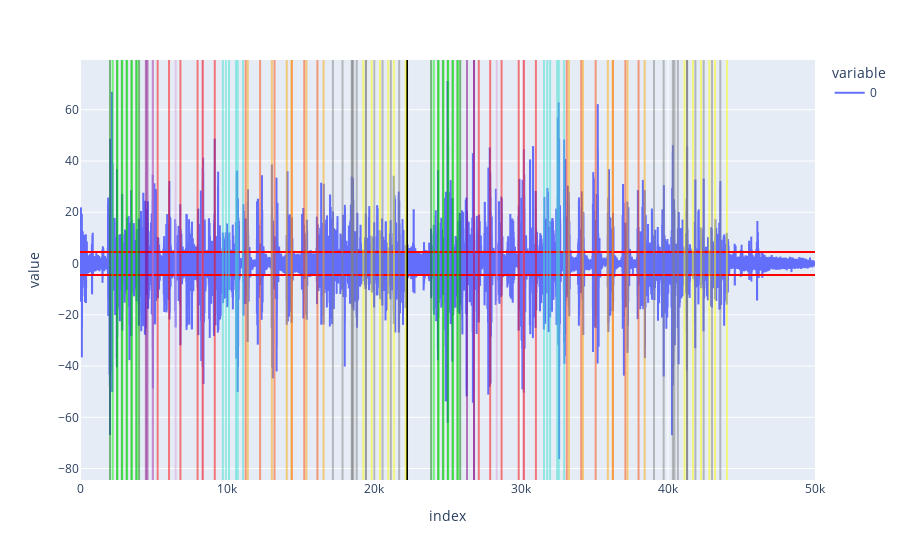

Notebook code cell kept with this figure:
### Code cell
alpha = 0.5

fig = px.line(t_test.statistic)
fig.add_hline(4.5, line_color="red")
fig.add_hline(-4.5, line_color="red")
fig.add_vline(22246, line_color="black")

for block_idx in range(BLOCK_WIDTH_B4):
    fig.add_vline(hw_x_i_locations[12][block_idx][5], line_color="green", opacity=alpha)
    fig.add_vline(hw_x_i_locations[13][block_idx][5], line_color="green", opacity=alpha)

for block_idx in range(BLOCK_WIDTH_B4 // 2):
    fig.add_vline(block_additions_locations[12][block_idx][5], line_color="purple", opacity=alpha)
    fig.add_vline(block_additions_locations[13][block_idx][5], line_color="purple", opacity=alpha)

    fig.add_vline(hw_x_i_during_sbox_locations[12][2 * block_idx][5], line_color="plum", opacity=alpha)
    fig.add_vline(hw_x_i_during_sbox_locations[13][2 * block_idx][5], line_color="plum", opacity=alpha)

for block_idx in range(BLOCK_WIDTH_B4 - 1):
    fig.add_vline(hw_x_i_diff_locations[12][block_idx][5], line_color="lime", opacity=alpha)
    fig.add_vline(hw_x_i_diff_locations[13][block_idx][5], line_color="lime", opacity=alpha)

    fig.add_vline(sbox_output_locations[12][block_idx][5], line_color="red", opacity=alpha)
    fig.add_vline(sbox_output_locations[13][block_idx][5], line_color="red", opacity=alpha)
    
    fig.add_vline(z_2_i_2_i_1_locations[12][block_idx][5], line_color="turquoise", opacity=alpha)
    fig.add_vline(z_2_i_2_i_1_locations[13][block_idx][5], line_color="turquoise", opacity=alpha)

    fig.add_vline(add_pre_second_sbox_output_locations[12][block_idx][5], line_color="orangered", opacity=alpha)
    fig.add_vline(add_pre_second_sbox_output_locations[13][block_idx][5], line_color="orangered", opacity=alpha)

    fig.add_vline(second_sbox_output_locations[12][block_idx][5], line_color="orange", opacity=alpha)
    fig.add_vline(second_sbox_output_locations[13][block_idx][5], line_color="orange", opacity=alpha)

    fig.add_vline(t_i_store_locations[12][block_idx][5], line_color="gray", opacity=alpha)
    fig.add_vline(t_i_store_locations[13][block_idx][5], line_color="gray", opacity=alpha)

    fig.add_vline(t_i_last_round_locations[12][block_idx][5], line_color="gray", opacity=alpha)
    fig.add_vline(t_i_last_round_locations[13][block_idx][5], line_color="gray", opacity=alpha)
    
    fig.add_vline(third_sbox_output_locations[12][block_idx][5], line_color="yellow", opacity=alpha)
    fig.add_vline(third_sbox_output_locations[13][block_idx][5], line_color="yellow", opacity=alpha)

config = {'scrollZoom': True}
#fig.update_layout(dragmode="pan")
fig.show(config=config)

### Figure 1 — Plotly figure (JSON) as saved in the notebook; plotly's stock layout.template omitted (floating-point values rounded to 4 significant figures; data arrays with more than 128 entries replaced by an {"elided": "..."} marker saying what was removed)
{"data": [{"hovertemplate": "variable=0<br>index=%{x}<br>value=%{y}<extra></extra>", "legendgroup": "0", "line": {"color": "#636efa", "dash": "solid"}, "marker": {"symbol": "circle"}, "mode": "lines", "name": "0", "showlegend": true, "type": "scattergl", "x": {"elided": "50002 int values"}, "xaxis": "x", "y": {"elided": "50002 float values"}, "yaxis": "y"}], "layout": {"legend": {"title": {"text": "variable"}, "tracegroupgap": 0}, "margin": {"t": 60}, "shapes": [{"line": {"color": "red"}, "type": "line", "x0": 0, "x1": 1, "xref": "x domain", "y0": 4.5, "y1": 4.5, "yref": "y"}, {"line": {"color": "red"}, "type": "line", "x0": 0, "x1": 1, "xref": "x domain", "y0": -4.5, "y1": -4.5, "yref": "y"}, {"line": {"color": "black"}, "type": "line", "x0": 22246, "x1": 22246, "xref": "x", "y0": 0, "y1": 1, "yref": "y domain"}, {"line": {"color": "green"}, "opacity": 0.5, "type": "line", "x0": 2040, "x1": 2040, "xref": "x", "y0": 0, "y1": 1, "yref": "y domain"}, {"line": {"color": "green"}, "opacity": 0.5, "type": "line", "x0": 23886, "x1": 23886, "xref": "x", "y0": 0, "y1": 1, "yref": "y domain"}, {"line": {"color": "green"}, "opacity": 0.5, "type": "line", "x0": 2517, "x1": 2517, "xref": "x", "y0": 0, "y1": 1, "yref": "y domain"}, {"line": {"color": "green"}, "opacity": 0.5, "type": "line", "x0": 24363, "x1": 24363, "xref": "x", "y0": 0, "y1": 1, "yref": "y domain"}, {"line": {"color": "green"}, "opacity": 0.5, "type": "line", "x0": 2844, "x1": 2844, "xref": "x", "y0": 0, "y1": 1, "yref": "y domain"}, {"line": {"color": "green"}, "opacity": 0.5, "type": "line", "x0": 24690, "x1": 24690, "xref": "x", "y0": 0, "y1": 1, "yref": "y domain"}, {"line": {"color": "green"}, "opacity": 0.5, "type": "line", "x0": 3171, "x1": 3171, "xref": "x", "y0": 0, "y1": 1, "yref": "y domain"}, {"line": {"color": "green"}, "opacity": 0.5, "type": "line", "x0": 25018, "x1": 25018, "xref": "x", "y0": 0, "y1": 1, "yref": "y domain"}, {"line": {"color": "green"}, "opacity": 0.5, "type": "line", "x0": 3499, "x1": 3499, "xref": "x", "y0": 0, "y1": 1, "yref": "y domain"}, {"line": {"color": "green"}, "opacity": 0.5, "type": "line", "x0": 25345, "x1": 25345, "xref": "x", "y0": 0, "y1": 1, "yref": "y domain"}, {"line": {"color": "green"}, "opacity": 0.5, "type": "line", "x0": 3827, "x1": 3827, "xref": "x", "y0": 0, "y1": 1, "yref": "y domain"}, {"line": {"color": "green"}, "opacity": 0.5, "type": "line", "x0": 25673, "x1": 25673, "xref": "x", "y0": 0, "y1": 1, "yref": "y domain"}, {"line": {"color": "green"}, "opacity": 0.5, "type": "line", "x0": 4019, "x1": 4019, "xref": "x", "y0": 0, "y1": 1, "yref": "y domain"}, {"line": {"color": "green"}, "opacity": 0.5, "type": "line", "x0": 25865, "x1": 25865, "xref": "x", "y0": 0, "y1": 1, "yref": "y domain"}, {"line": {"color": "purple"}, "opacity": 0.5, "type": "line", "x0": 4956, "x1": 4956, "xref": "x", "y0": 0, "y1": 1, "yref": "y domain"}, {"line": {"color": "purple"}, "opacity": 0.5, "type": "line", "x0": 26803, "x1": 26803, "xref": "x", "y0": 0, "y1": 1, "yref": "y domain"}, {"line": {"color": "plum"}, "opacity": 0.5, "type": "line", "x0": 4957, "x1": 4957, "xref": "x", "y0": 0, "y1": 1, "yref": "y domain"}, {"line": {"color": "plum"}, "opacity": 0.5, "type": "line", "x0": 26803, "x1": 26803, "xref": "x", "y0": 0, "y1": 1, "yref": "y domain"}, {"line": {"color": "purple"}, "opacity": 0.5, "type": "line", "x0": 4590, "x1": 4590, "xref": "x", "y0": 0, "y1": 1, "yref": "y domain"}, {"line": {"color": "purple"}, "opacity": 0.5, "type": "line", "x0": 26803, "x1": 26803, "xref": "x", "y0": 0, "y1": 1, "yref": "y domain"}, {"line": {"color": "plum"}, "opacity": 0.5, "type": "line", "x0": 6505, "x1": 6505, "xref": "x", "y0": 0, "y1": 1, "yref": "y domain"}, {"line": {"color": "plum"}, "opacity": 0.5, "type": "line", "x0": 28351, "x1": 28351, "xref": "x", "y0": 0, "y1": 1, "yref": "y domain"}, {"line": {"color": "purple"}, "opacity": 0.5, "type": "line", "x0": 4482, "x1": 4482, "xref": "x", "y0": 0, "y1": 1, "yref": "y domain"}, {"line": {"color": "purple"}, "opacity": 0.5, "type": "line", "x0": 26328, "x1": 26328, "xref": "x", "y0": 0, "y1": 1, "yref": "y domain"}, {"line": {"color": "plum"}, "opacity": 0.5, "type": "line", "x0": 8339, "x1": 8339, "xref": "x", "y0": 0, "y1": 1, "yref": "y domain"}, {"line": {"color": "plum"}, "opacity": 0.5, "type": "line", "x0": 30186, "x1": 30186, "xref": "x", "y0": 0, "y1": 1, "yref": "y domain"}, {"line": {"color": "lime"}, "opacity": 0.5, "type": "line", "x0": 2225, "x1": 2225, "xref": "x", "y0": 0, "y1": 1, "yref": "y domain"}, {"line": {"color": "lime"}, "opacity": 0.5, "type": "line", "x0": 24071, "x1": 24071, "xref": "x", "y0": 0, "y1": 1, "yref": "y domain"}, {"line": {"color": "red"}, "opacity": 0.5, "type": "line", "x0": 5283, "x1": 5283, "xref": "x", "y0": 0, "y1": 1, "yref": "y domain"}, {"line": {"color": "red"}, "opacity": 0.5, "type": "line", "x0": 27129, "x1": 27129, "xref": "x", "y0": 0, "y1": 1, "yref": "y domain"}, {"line": {"color": "turquoise"}, "opacity": 0.5, "type": "line", "x0": 9719, "x1": 9719, "xref": "x", "y0": 0, "y1": 1, "yref": "y domain"}, {"line": {"color": "turquoise"}, "opacity": 0.5, "type": "line", "x0": 31566, "x1": 31566, "xref": "x", "y0": 0, "y1": 1, "yref": "y domain"}, {"line": {"color": "orangered"}, "opacity": 0.5, "type": "line", "x0": 11269, "x1": 11269, "xref": "x", "y0": 0, "y1": 1, "yref": "y domain"}, {"line": {"color": "orangered"}, "opacity": 0.5, "type": "line", "x0": 33115, "x1": 33115, "xref": "x", "y0": 0, "y1": 1, "yref": "y domain"}, {"line": {"color": "orange"}, "opacity": 0.5, "type": "line", "x0": 11414, "x1": 11414, "xref": "x", "y0": 0, "y1": 1, "yref": "y domain"}, {"line": {"color": "orange"}, "opacity": 0.5, "type": "line", "x0": 33261, "x1": 33261, "xref": "x", "y0": 0, "y1": 1, "yref": "y domain"}, {"line": {"color": "gray"}, "opacity": 0.5, "type": "line", "x0": 18484, "x1": 18484, "xref": "x", "y0": 0, "y1": 1, "yref": "y domain"}, {"line": {"color": "gray"}, "opacity": 0.5, "type": "line", "x0": 40330, "x1": 40330, "xref": "x", "y0": 0, "y1": 1, "yref": "y domain"}, {"line": {"color": "gray"}, "opacity": 0.5, "type": "line", "x0": 19452, "x1": 19452, "xref": "x", "y0": 0, "y1": 1, "yref": "y domain"}, {"line": {"color": "gray"}, "opacity": 0.5, "type": "line", "x0": 41299, "x1": 41299, "xref": "x", "y0": 0, "y1": 1, "yref": "y domain"}, {"line": {"color": "yellow"}, "opacity": 0.5, "type": "line", "x0": 19274, "x1": 19274, "xref": "x", "y0": 0, "y1": 1, "yref": "y domain"}, {"line": {"color": "yellow"}, "opacity": 0.5, "type": "line", "x0": 41121, "x1": 41121, "xref": "x", "y0": 0, "y1": 1, "yref": "y domain"}, {"line": {"color": "lime"}, "opacity": 0.5, "type": "line", "x0": 2554, "x1": 2554, "xref": "x", "y0": 0, "y1": 1, "yref": "y domain"}, {"line": {"color": "lime"}, "opacity": 0.5, "type": "line", "x0": 24398, "x1": 24398, "xref": "x", "y0": 0, "y1": 1, "yref": "y domain"}, {"line": {"color": "red"}, "opacity": 0.5, "type": "line", "x0": 6057, "x1": 6057, "xref": "x", "y0": 0, "y1": 1, "yref": "y domain"}, {"line": {"color": "red"}, "opacity": 0.5, "type": "line", "x0": 27904, "x1": 27904, "xref": "x", "y0": 0, "y1": 1, "yref": "y domain"}, {"line": {"color": "turquoise"}, "opacity": 0.5, "type": "line", "x0": 9942, "x1": 9942, "xref": "x", "y0": 0, "y1": 1, "yref": "y domain"}, {"line": {"color": "turquoise"}, "opacity": 0.5, "type": "line", "x0": 31788, "x1": 31788, "xref": "x", "y0": 0, "y1": 1, "yref": "y domain"}, {"line": {"color": "orangered"}, "opacity": 0.5, "type": "line", "x0": 12251, "x1": 12251, "xref": "x", "y0": 0, "y1": 1, "yref": "y domain"}, {"line": {"color": "orangered"}, "opacity": 0.5, "type": "line", "x0": 34096, "x1": 34096, "xref": "x", "y0": 0, "y1": 1, "yref": "y domain"}, {"line": {"color": "orange"}, "opacity": 0.5, "type": "line", "x0": 13052, "x1": 13052, "xref": "x", "y0": 0, "y1": 1, "yref": "y domain"}, {"line": {"color": "orange"}, "opacity": 0.5, "type": "line", "x0": 34213, "x1": 34213, "xref": "x", "y0": 0, "y1": 1, "yref": "y domain"}, {"line": {"color": "gray"}, "opacity": 0.5, "type": "line", "x0": 17203, "x1": 17203, "xref": "x", "y0": 0, "y1": 1, "yref": "y domain"}, {"line": {"color": "gray"}, "opacity": 0.5, "type": "line", "x0": 39049, "x1": 39049, "xref": "x", "y0": 0, "y1": 1, "yref": "y domain"}, {"line": {"color": "gray"}, "opacity": 0.5, "type": "line", "x0": 19453, "x1": 19453, "xref": "x", "y0": 0, "y1": 1, "yref": "y domain"}, {"line": {"color": "gray"}, "opacity": 0.5, "type": "line", "x0": 41298, "x1": 41298, "xref": "x", "y0": 0, "y1": 1, "yref": "y domain"}, {"line": {"color": "yellow"}, "opacity": 0.5, "type": "line", "x0": 19839, "x1": 19839, "xref": "x", "y0": 0, "y1": 1, "yref": "y domain"}, {"line": {"color": "yellow"}, "opacity": 0.5, "type": "line", "x0": 41691, "x1": 41691, "xref": "x", "y0": 0, "y1": 1, "yref": "y domain"}, {"line": {"color": "lime"}, "opacity": 0.5, "type": "line", "x0": 2880, "x1": 2880, "xref": "x", "y0": 0, "y1": 1, "yref": "y domain"}, {"line": {"color": "lime"}, "opacity": 0.5, "type": "line", "x0": 24726, "x1": 24726, "xref": "x", "y0": 0, "y1": 1, "yref": "y domain"}, {"line": {"color": "red"}, "opacity": 0.5, "type": "line", "x0": 6832, "x1": 6832, "xref": "x", "y0": 0, "y1": 1, "yref": "y domain"}, {"line": {"color": "red"}, "opacity": 0.5, "type": "line", "x0": 28678, "x1": 28678, "xref": "x", "y0": 0, "y1": 1, "yref": "y domain"}, {"line": {"color": "turquoise"}, "opacity": 0.5, "type": "line", "x0": 10136, "x1": 10136, "xref": "x", "y0": 0, "y1": 1, "yref": "y domain"}, {"line": {"color": "turquoise"}, "opacity": 0.5, "type": "line", "x0": 31982, "x1": 31982, "xref": "x", "y0": 0, "y1": 1, "yref": "y domain"}, {"line": {"color": "orangered"}, "opacity": 0.5, "type": "line", "x0": 13233, "x1": 13233, "xref": "x", "y0": 0, "y1": 1, "yref": "y domain"}, {"line": {"color": "orangered"}, "opacity": 0.5, "type": "line", "x0": 35080, "x1": 35080, "xref": "x", "y0": 0, "y1": 1, "yref": "y domain"}, {"line": {"color": "orange"}, "opacity": 0.5, "type": "line", "x0": 14064, "x1": 14064, "xref": "x", "y0": 0, "y1": 1, "yref": "y domain"}, {"line": {"color": "orange"}, "opacity": 0.5, "type": "line", "x0": 35910, "x1": 35910, "xref": "x", "y0": 0, "y1": 1, "yref": "y domain"}, {"line": {"color": "gray"}, "opacity": 0.5, "type": "line", "x0": 17859, "x1": 17859, "xref": "x", "y0": 0, "y1": 1, "yref": "y domain"}, {"line": {"color": "gray"}, "opacity": 0.5, "type": "line", "x0": 39705, "x1": 39705, "xref": "x", "y0": 0, "y1": 1, "yref": "y domain"}, {"line": {"color": "gray"}, "opacity": 0.5, "type": "line", "x0": 20018, "x1": 20018, "xref": "x", "y0": 0, "y1": 1, "yref": "y domain"}, {"line": {"color": "gray"}, "opacity": 0.5, "type": "line", "x0": 41864, "x1": 41864, "xref": "x", "y0": 0, "y1": 1, "yref": "y domain"}, {"line": {"color": "yellow"}, "opacity": 0.5, "type": "line", "x0": 20405, "x1": 20405, "xref": "x", "y0": 0, "y1": 1, "yref": "y domain"}, {"line": {"color": "yellow"}, "opacity": 0.5, "type": "line", "x0": 42251, "x1": 42251, "xref": "x", "y0": 0, "y1": 1, "yref": "y domain"}, {"line": {"color": "lime"}, "opacity": 0.5, "type": "line", "x0": 3206, "x1": 3206, "xref": "x", "y0": 0, "y1": 1, "yref": "y domain"}, {"line": {"color": "lime"}, "opacity": 0.5, "type": "line", "x0": 25053, "x1": 25053, "xref": "x", "y0": 0, "y1": 1, "yref": "y domain"}, {"line": {"color": "red"}, "opacity": 0.5, "type": "line", "x0": 7998, "x1": 7998, "xref": "x", "y0": 0, "y1": 1, "yref": "y domain"}, {"line": {"color": "red"}, "opacity": 0.5, "type": "line", "x0": 29844, "x1": 29844, "xref": "x", "y0": 0, "y1": 1, "yref": "y domain"}, {"line": {"color": "turquoise"}, "opacity": 0.5, "type": "line", "x0": 10731, "x1": 10731, "xref": "x", "y0": 0, "y1": 1, "yref": "y domain"}, {"line": {"color": "turquoise"}, "opacity": 0.5, "type": "line", "x0": 32579, "x1": 32579, "xref": "x", "y0": 0, "y1": 1, "yref": "y domain"}, {"line": {"color": "orangered"}, "opacity": 0.5, "type": "line", "x0": 14412, "x1": 14412, "xref": "x", "y0": 0, "y1": 1, "yref": "y domain"}, {"line": {"color": "orangered"}, "opacity": 0.5, "type": "line", "x0": 36258, "x1": 36258, "xref": "x", "y0": 0, "y1": 1, "yref": "y domain"}, {"line": {"color": "orange"}, "opacity": 0.5, "type": "line", "x0": 14391, "x1": 14391, "xref": "x", "y0": 0, "y1": 1, "yref": "y domain"}, {"line": {"color": "orange"}, "opacity": 0.5, "type": "line", "x0": 36237, "x1": 36237, "xref": "x", "y0": 0, "y1": 1, "yref": "y domain"}, {"line": {"color": "gray"}, "opacity": 0.5, "type": "line", "x0": 18514, "x1": 18514, "xref": "x", "y0": 0, "y1": 1, "yref": "y domain"}, {"line": {"color": "gray"}, "opacity": 0.5, "type": "line", "x0": 41298, "x1": 41298, "xref": "x", "y0": 0, "y1": 1, "yref": "y domain"}, {"line": {"color": "gray"}, "opacity": 0.5, "type": "line", "x0": 20583, "x1": 20583, "xref": "x", "y0": 0, "y1": 1, "yref": "y domain"}, {"line": {"color": "gray"}, "opacity": 0.5, "type": "line", "x0": 42429, "x1": 42429, "xref": "x", "y0": 0, "y1": 1, "yref": "y domain"}, {"line": {"color": "yellow"}, "opacity": 0.5, "type": "line", "x0": 20971, "x1": 20971, "xref": "x", "y0": 0, "y1": 1, "yref": "y domain"}, {"line": {"color": "yellow"}, "opacity": 0.5, "type": "line", "x0": 42816, "x1": 42816, "xref": "x", "y0": 0, "y1": 1, "yref": "y domain"}, {"line": {"color": "lime"}, "opacity": 0.5, "type": "line", "x0": 3534, "x1": 3534, "xref": "x", "y0": 0, "y1": 1, "yref": "y domain"}, {"line": {"color": "lime"}, "opacity": 0.5, "type": "line", "x0": 25380, "x1": 25380, "xref": "x", "y0": 0, "y1": 1, "yref": "y domain"}, {"line": {"color": "red"}, "opacity": 0.5, "type": "line", "x0": 8349, "x1": 8349, "xref": "x", "y0": 0, "y1": 1, "yref": "y domain"}, {"line": {"color": "red"}, "opacity": 0.5, "type": "line", "x0": 30195, "x1": 30195, "xref": "x", "y0": 0, "y1": 1, "yref": "y domain"}, {"line": {"color": "turquoise"}, "opacity": 0.5, "type": "line", "x0": 11087, "x1": 11087, "xref": "x", "y0": 0, "y1": 1, "yref": "y domain"}, {"line": {"color": "turquoise"}, "opacity": 0.5, "type": "line", "x0": 32933, "x1": 32933, "xref": "x", "y0": 0, "y1": 1, "yref": "y domain"}, {"line": {"color": "orangered"}, "opacity": 0.5, "type": "line", "x0": 15257, "x1": 15257, "xref": "x", "y0": 0, "y1": 1, "yref": "y domain"}, {"line": {"color": "orangered"}, "opacity": 0.5, "type": "line", "x0": 37103, "x1": 37103, "xref": "x", "y0": 0, "y1": 1, "yref": "y domain"}, {"line": {"color": "orange"}, "opacity": 0.5, "type": "line", "x0": 15403, "x1": 15403, "xref": "x", "y0": 0, "y1": 1, "yref": "y domain"}, {"line": {"color": "orange"}, "opacity": 0.5, "type": "line", "x0": 37249, "x1": 37249, "xref": "x", "y0": 0, "y1": 1, "yref": "y domain"}, {"line": {"color": "gray"}, "opacity": 0.5, "type": "line", "x0": 18589, "x1": 18589, "xref": "x", "y0": 0, "y1": 1, "yref": "y domain"}, {"line": {"color": "gray"}, "opacity": 0.5, "type": "line", "x0": 40435, "x1": 40435, "xref": "x", "y0": 0, "y1": 1, "yref": "y domain"}, {"line": {"color": "gray"}, "opacity": 0.5, "type": "line", "x0": 21148, "x1": 21148, "xref": "x", "y0": 0, "y1": 1, "yref": "y domain"}, {"line": {"color": "gray"}, "opacity": 0.5, "type": "line", "x0": 42995, "x1": 42995, "xref": "x", "y0": 0, "y1": 1, "yref": "y domain"}, {"line": {"color": "yellow"}, "opacity": 0.5, "type": "line", "x0": 21355, "x1": 21355, "xref": "x", "y0": 0, "y1": 1, "yref": "y domain"}, {"line": {"color": "yellow"}, "opacity": 0.5, "type": "line", "x0": 43201, "x1": 43201, "xref": "x", "y0": 0, "y1": 1, "yref": "y domain"}, {"line": {"color": "lime"}, "opacity": 0.5, "type": "line", "x0": 3862, "x1": 3862, "xref": "x", "y0": 0, "y1": 1, "yref": "y domain"}, {"line": {"color": "lime"}, "opacity": 0.5, "type": "line", "x0": 25707, "x1": 25707, "xref": "x", "y0": 0, "y1": 1, "yref": "y domain"}, {"line": {"color": "red"}, "opacity": 0.5, "type": "line", "x0": 9168, "x1": 9168, "xref": "x", "y0": 0, "y1": 1, "yref": "y domain"}, {"line": {"color": "red"}, "opacity": 0.5, "type": "line", "x0": 31014, "x1": 31014, "xref": "x", "y0": 0, "y1": 1, "yref": "y domain"}, {"line": {"color": "turquoise"}, "opacity": 0.5, "type": "line", "x0": 10612, "x1": 10612, "xref": "x", "y0": 0, "y1": 1, "yref": "y domain"}, {"line": {"color": "turquoise"}, "opacity": 0.5, "type": "line", "x0": 32457, "x1": 32457, "xref": "x", "y0": 0, "y1": 1, "yref": "y domain"}, {"line": {"color": "orangered"}, "opacity": 0.5, "type": "line", "x0": 16153, "x1": 16153, "xref": "x", "y0": 0, "y1": 1, "yref": "y domain"}, {"line": {"color": "orangered"}, "opacity": 0.5, "type": "line", "x0": 37999, "x1": 37999, "xref": "x", "y0": 0, "y1": 1, "yref": "y domain"}, {"line": {"color": "orange"}, "opacity": 0.5, "type": "line", "x0": 16568, "x1": 16568, "xref": "x", "y0": 0, "y1": 1, "yref": "y domain"}, {"line": {"color": "orange"}, "opacity": 0.5, "type": "line", "x0": 38414, "x1": 38414, "xref": "x", "y0": 0, "y1": 1, "yref": "y domain"}, {"line": {"color": "gray"}, "opacity": 0.5, "type": "line", "x0": 18827, "x1": 18827, "xref": "x", "y0": 0, "y1": 1, "yref": "y domain"}, {"line": {"color": "gray"}, "opacity": 0.5, "type": "line", "x0": 40672, "x1": 40672, "xref": "x", "y0": 0, "y1": 1, "yref": "y domain"}, {"line": {"color": "gray"}, "opacity": 0.5, "type": "line", "x0": 21715, "x1": 21715, "xref": "x", "y0": 0, "y1": 1, "yref": "y domain"}, {"line": {"color": "gray"}, "opacity": 0.5, "type": "line", "x0": 43560, "x1": 43560, "xref": "x", "y0": 0, "y1": 1, "yref": "y domain"}, {"line": {"color": "yellow"}, "opacity": 0.5, "type": "line", "x0": 22162, "x1": 22162, "xref": "x", "y0": 0, "y1": 1, "yref": "y domain"}, {"line": {"color": "yellow"}, "opacity": 0.5, "type": "line", "x0": 44007, "x1": 44007, "xref": "x", "y0": 0, "y1": 1, "yref": "y domain"}], "xaxis": {"anchor": "y", "domain": [0, 1], "title": {"text": "index"}}, "yaxis": {"anchor": "x", "domain": [0, 1], "title": {"text": "value"}}}}
